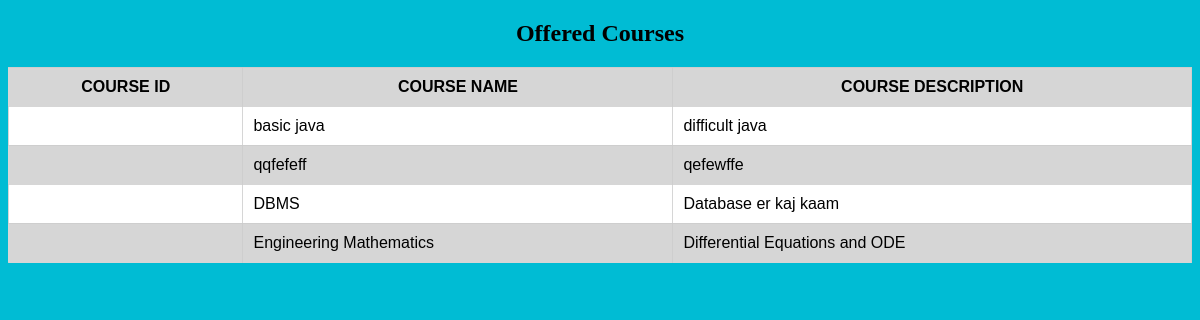
/course_registration (signed in), run on the app's committed database.
### University/models.py (models this page shows)
class OfferedCourse(models.Model):
    id=models.CharField(max_length=50,primary_key=True,null=False,blank=False,verbose_name="Course ID")
    name=models.CharField(max_length=100,null=False,blank=False,verbose_name="Course Name")
    description=models.CharField(max_length=150,null=False,blank=True,verbose_name="Description")
    owner = models.ForeignKey(User, on_delete=models.CASCADE)

### University/views.py (the view)
# urls.py: path('course_registration',views.course_registration,name='course_registration'),
@login_required
def course_registration(request):
    data = serializers.serialize("python",OfferedCourse.objects.all())
    context = {
        'data':data,
    }
    return render(request, 'course_registration.html', context)

### University/templates/course_registration.html (shortened to what this page needs)
<!DOCTYPE html>
{% load static %}
<html lang="en" dir="ltr">
  <head>
    <link rel="stylesheet" href="{% static 'offered_courses.css' %}">
  </head>
  <body>
    <section class="container">
      <div class="content">
        <h2>Offered Courses</h2>
      </div>
      <div class="offered_courses_table">
        <table>
          <thead>
            <tr>
              <th>Course ID</th>
              <th>Course Name</th>
              <th>Course Description</th>
            </tr>
          </thead>
          {% for instance in data %}
          <tr>
            <td>
            </td>
            <td>
              {{ instance.fields.name }}
            </td>
            <td>
              {{ instance.fields.description }}
            </td>
          </tr>
          {% endfor  %}
         </table>
      </div>
    </section>
  </body>
</html>

### University/static/offered_courses.css (style rules this page uses)
body { background-color: #00bcd4; }
.container .content { max-width: 1000px; text-align: center; display: block; margin: auto; }
table { font-family: arial, sans-serif; border-collapse: collapse; width: 100%; background-color: white; }
thead { background-color: #cccc; }
td, th { border: 1px solid #cccc; padding: 10px; }
th { font-weight: bold; text-transform: uppercase; }
tr:nth-child(even) { background-color: #cccc; }

### data on the page
OfferedCourse: fields.name "basic java", fields.description "difficult java"
OfferedCourse: fields.name "qqfefeff", fields.description "qefewffe"
OfferedCourse: fields.name "DBMS", fields.description "Database er kaj kaam"
OfferedCourse: fields.name "Engineering Mathematics", fields.description "Differential Equations and ODE"
